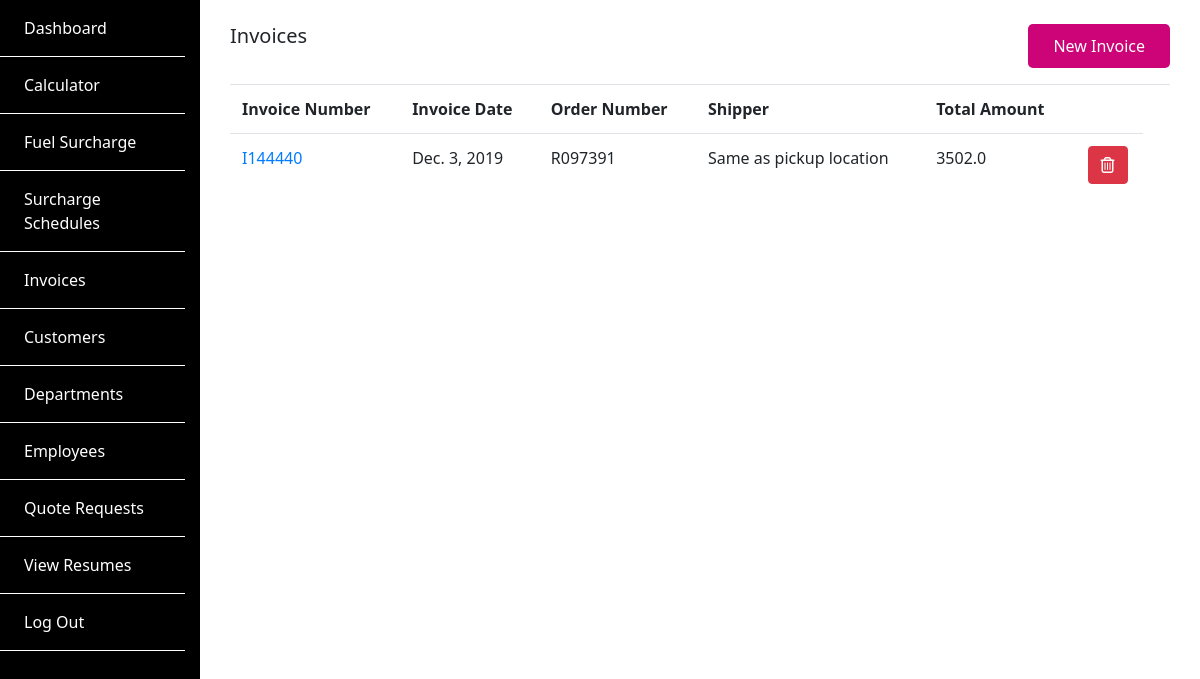
Page /invoices/ (signed in) on the committed database.
### SiteApp/models.py (models this page shows, shortened)
class Invoice(models.Model):
    invoice_number = models.CharField(max_length=20)
    invoice_date = models.DateField(null=True, blank=True)
    account_code = models.CharField(max_length=20)
    order_number = models.CharField(max_length=20)
    shipped_date = models.DateField(null=True, blank=True)
    received_date = models.DateField(null=True, blank=True)
    del_number = models.CharField(max_length=50, null=True, blank=True)
    shipper = models.CharField(max_length=100)
    consignee = models.CharField(max_length=200)
    frieght_description = models.CharField(max_length=200)
    frieght_weight = models.CharField(max_length=200, null=True, blank=True)
    frieght_quantity = models.CharField(max_length=200, null=True, blank=True)
    comments = models.TextField(null=True, blank=True)
    frieght_rate = models.FloatField(null=True, blank=True)
    miles_travelled = models.FloatField(null=True, blank=True)
    fsc_per_mile = models.FloatField(null=True, blank=True)
    fsc_percent = models.FloatField(null=True, blank=True)
    fsc_amount = models.FloatField(null=True, blank=True)
    sub_total = models.FloatField(null=True, blank=True)
    total = models.FloatField(null=True, blank=True)
    def get_absolute_url(self):
        return reverse('view_invoice', args=[self.id])

### SiteApp/views.py (the view)
# urls.py: path('invoices/', views.ListInvoices, name="list_invoices"),
@login_required
def ListInvoices(request):
    invoices = Invoice.objects.all()
    return render(request, 'SiteApp/list_invoices.html', {'invoices': invoices})

### SiteApp/templates/SiteApp/list_invoices.html (shortened to what this page needs)
{% extends "backend_base.html" %} {% block content %}
<div class="container py-4">
  <div class="row">
    <div class="col-sm-12 col-md-6 col-lg-6 col-xl-6">
      <h5>Invoices</h5>
    </div>
    <div class="col-sm-12 col-md-6 col-lg-6 col-xl-6">
      <a href="{% url 'add_invoice' %}" class="larway-btn float-right"
        >New Invoice</a
      >
    </div>
  </div>
  <div class="gap-1"></div>
  <table class="table">
    <tr>
      <th>Invoice Number</th>
      <th>Invoice Date</th>
      <th>Order Number</th>
      <th>Shipper</th>
      <th>Total Amount</th>
      <th></th>
      <th></th>
    </tr>
    {% for invoice in invoices %}
    <tr>
      <td>
        <a href="{{invoice.get_absolute_url }}">{{invoice.invoice_number}}</a>
      </td>
      <td><span>{{invoice.invoice_date}}</span></td>
      <td><span>{{invoice.order_number}}</span></td>
      <td><span>{{invoice.shipper}}</span></td>
      <td><span>{{invoice.total}}</span></td>
      <td class="text-center">
        <a
          href="{% url 'delete_invoice' id=invoice.id %}"
          class="btn btn-danger"
          ><span><i class="far fa-trash-alt"></i></span
        ></a>
      </td>
    </tr>
    {% endfor %}
  </table>
</div>
{% endblock %}

### SiteApp/static/SiteApp/css/style.css (style rules this page uses)
* { font-family: "Noto Sans", sans-serif; transition: all ease-in 0.2s; }
html, body { height: 100%; min-height: 100%; }
.gap-1 { height: 1em; }
.larway-btn { background-color: #cc0477; color: #fff; border: none; padding: 10px 25px; border-radius: 5px; }

### rows in the picture
Invoice: invoice_number "I144440", invoice_date "Dec. 3, 2019", order_number "R097391", shipper "Same as pickup location", total "3502.0"
